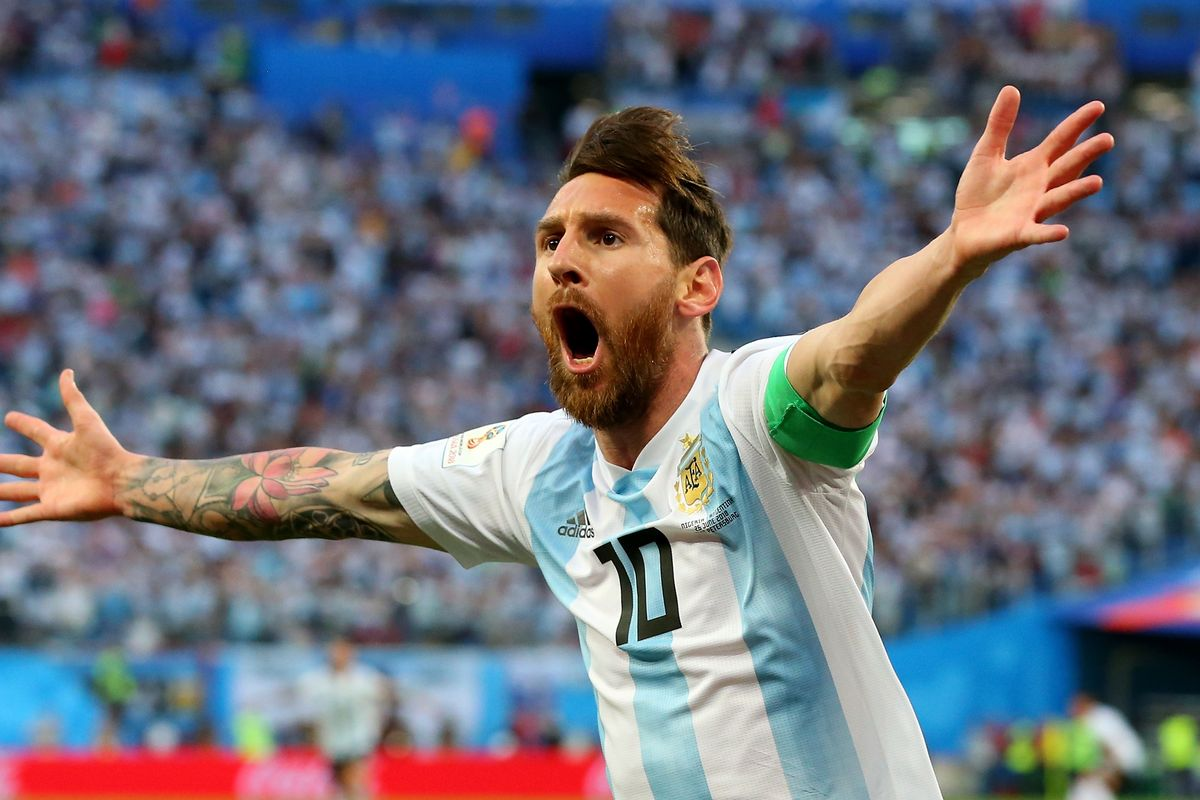
#> input picture sample_image.jpg, 1200 x 800 px
$ jupyter execute Dom_color.ipynb   (shell and % lines are left out)   (Python 2 division)
#> lines starting #> are read from the running program, lines starting #| are printed output that depends on the picture; long printed decimals are rounded
## Importing Libraries

[cell 1]
import numpy as np
import skimage.io as io
import cv2
import matplotlib.pyplot as plt
import seaborn as sns
from sklearn.cluster import KMeans

##  Importing target image

[cell 2]
im = io.imread('sample_image.jpg')
#> im is the input picture: shape (800, 1200, 3); mean R, G, B 108.7, 112.3, 123.1
im = cv2.resize(im, (400, 400))
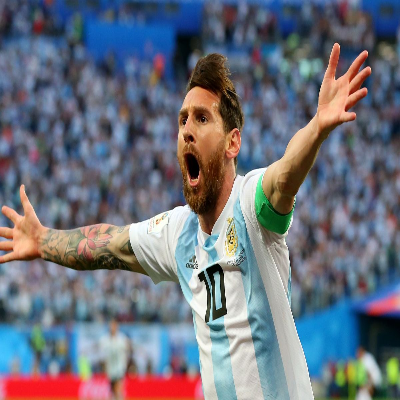
#> im: shape (400, 400, 3); mean R, G, B 108.9, 112.6, 123.3


plt.grid("off")
plt.imshow(im)

print im.shape
#| (400, 400, 3)

## Image Preprocessing

[cell 3]
# Data preparation
data = im.reshape((-1, 3))
print data.shape
#| (160000, 3)

## Training K-Means

[cell 4]
km = KMeans(n_clusters=2)
km.fit(data)

## Predicting Dominant Colour

[cell 5]
labels = km.predict(data)

[cell 6]
labels

[cell 7]
new_pix = np.zeros_like(data)

for ix in range(new_pix.shape[0]):
    new_pix[ix, :] = km.cluster_centers_[labels[ix]].astype(np.uint8)

[cell 8]
print labels[0]
#| 0
print km.cluster_centers_[labels[0]] #.astype(np.uint8)
#| [79.328 83.032  98.163]
print km.cluster_centers_[labels[0]].astype(np.uint8)
#| [79 83 98]

##  Plotting images

[cell 9]
plt.subplot(1, 2, 1)
plt.grid("off")
plt.imshow(new_pix.reshape(im.shape))

plt.subplot(1, 2, 2)
plt.grid("off")
plt.imshow(im)
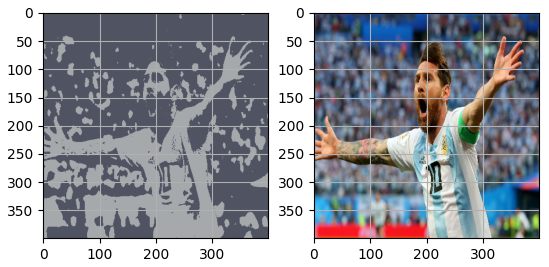
#> figure drawn by matplotlib, 2 panels

## Plotting Dominant Colours

[cell 10]
colors = km.cluster_centers_.astype(np.uint8)
#> colors = [[79, 83, 98], [166, 169, 172]]


for ix in range(colors.shape[0]):
    plt.subplot(1, colors.shape[0], ix+1)
    plt.grid("off")
    plt.xticks([])
    plt.yticks([])
    col = np.ones((100, 100, 3), dtype=np.uint8)
    col[:, :, :] = colors[ix]
    plt.imshow(col)
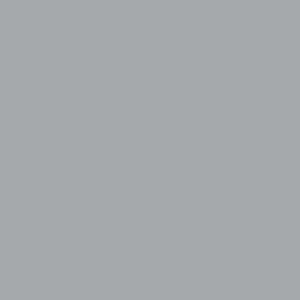
#> col: shape (100, 100, 3) (shown 3 times larger); mean of channels 0, 1, 2 166, 169, 172; drawn as R, G, B
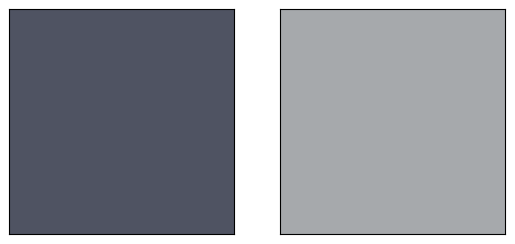
#> figure drawn by matplotlib, 2 panels
